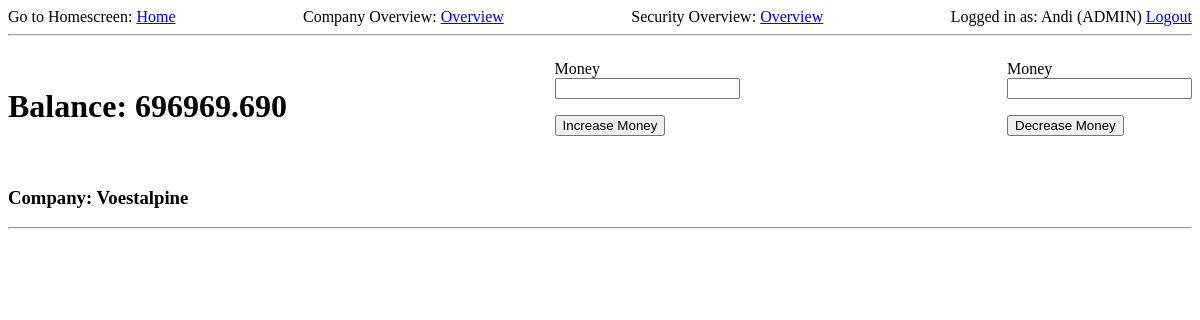
Before: /associated_account/8 (signed in) with the older database file.
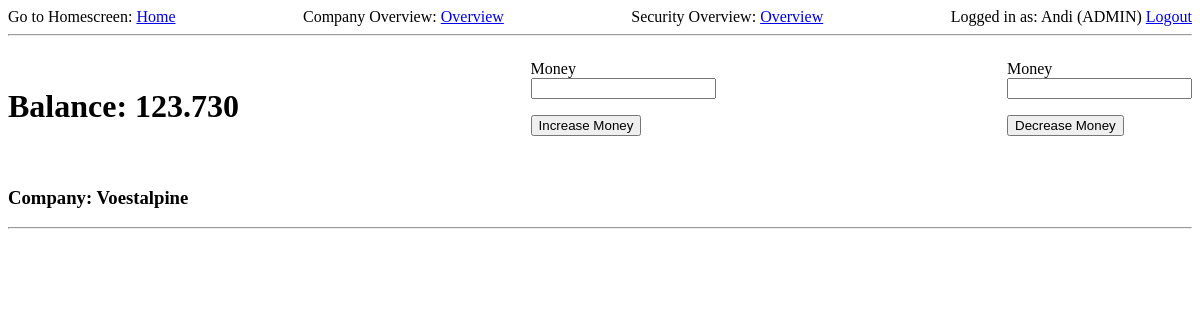
After: the same page with the newer database file.
### app/models.py (models this page shows, shortened)
class User(UserMixin, db.Model):
    id = db.Column(db.Integer, primary_key=True)
    username = db.Column(db.String(64), index=True, unique=True)
    email = db.Column(db.String(120), index=True, unique=True)
    password_hash = db.Column(db.String(128))
    admin_tag = db.Column(db.Boolean, default=False)

class Account(db.Model):
    account_id = db.Column(db.Integer, primary_key=True)
    balance = db.Column(db.Numeric(precision=10, scale=5))
    owner = db.Column(db.Text)

class Company(db.Model):
    company_id = db.Column(db.Integer, primary_key=True)
    company_name = db.Column(db.Text, index=True, unique=True)
    address = db.Column(db.Text)
    employee_nr = db.Column(db.Integer)
    company_info = db.Column(db.Text)
    industry_type = db.Column(db.Text)
    opening_hours = db.Column(db.Text)
    amount_securities = db.Column(db.Text)
    account_nr = db.Column(db.Integer)
    def __repr__(self):
        return 'Company: {}'.format(self.company_name, self.address, self.employee_nr)

### app/routes.py (the view)
@app.route('/associated_account/<int:account_id>', methods=['GET'])
@login_required
def account_index(account_id):
    account = Account.query.get(account_id)
    company = Company.query.filter_by(account_nr=account_id).first()
    inputForm = MoneyInputForm()
    outputForm = MoneyOutputForm()
    return render_template('account_index.html', title="Account overview", account=account,
                           inputForm=inputForm, outputForm=outputForm, name=company)

### app/forms.py
class MoneyInputForm(FlaskForm):
    money = DecimalField(validators=[DataRequired()])
    submit = SubmitField('Increase Money')

class MoneyOutputForm(FlaskForm):
    money = DecimalField(validators=[DataRequired()])
    submit = SubmitField('Decrease Money')

### app/models.py (called while the page is built)
@login.user_loader
def load_user(id):
    return User.query.get(int(id))

### app/templates/account_index.html (shortened to what this page needs)
{% extends "base.html" %}
{% block content %}
    <div style="display: flex; align-items: center; flex-wrap: wrap; justify-content: space-between">
        <h1> Balance: {{ '{:.3f}'.format(account.balance) }} </h1>
        <form action="{{ url_for('edit_balance_up', account_id=account.account_id) }}" method="POST">
            <p>
                {{ inputForm.money.label }}<br>
                {{ inputForm.money }}<br>
            </p>
            <p>{{ inputForm.submit() }}</p>
        </form>
        <form action="{{ url_for('edit_balance_down', account_id=account.account_id) }}" method="POST">
            <p>
                {{ outputForm.money.label }}<br>
                {{ outputForm.money }}<br>
            </p>
            <p>{{ outputForm.submit() }}</p>
        </form>
    </div>
    <h3>{{ name }}</h3>
{% endblock %}

### app/templates/base.html (shortened to what this page needs)
<html>
<head>
</head>
<body>
<div style="display: flex; flex-wrap: wrap; justify-content: space-between">
    <div>Go to Homescreen: <a href="{{ url_for('home_site') }}">Home</a></div>
    {% if current_user.admin_tag %}
    <div>Company Overview: <a href="{{ url_for('company_overview') }}">Overview</a></div>
    <div>Security Overview: <a href="{{ url_for('security_overview') }}">Overview</a></div>
    {% endif %}
    <div>
        {% if current_user.is_anonymous %}
            <a href="{{ url_for('login') }}">Login</a>
        {% else %}
            Logged in as: {{ current_user.username }}
            {% if current_user.admin_tag %}
                (ADMIN)
            {% endif %}
            <a href="{{ url_for('logout') }}">Logout</a>
        {% endif %}
    </div>
</div>
<hr>
{% block content %}{% endblock %}
<hr>
</body>
</html>

Changed rows visible on the page:
changed Account: balance "696969.690" → "123.730"
